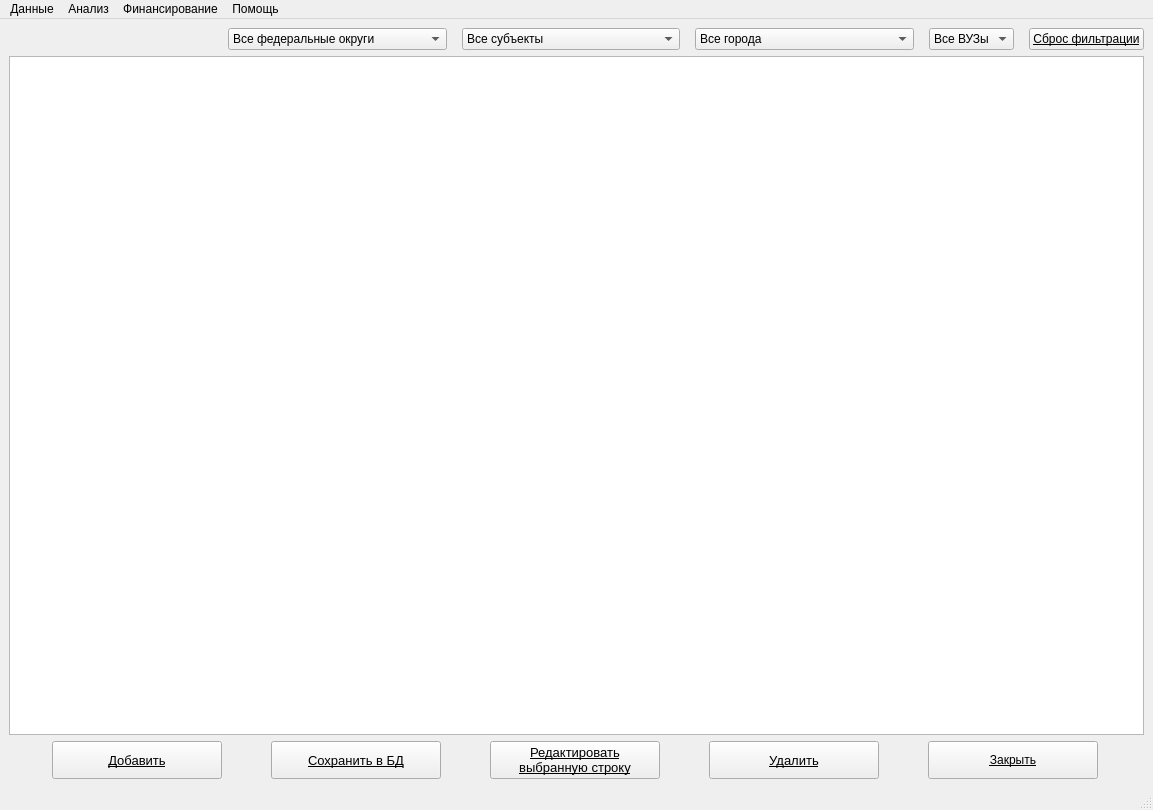
<?xml version="1.0" encoding="UTF-8"?>
<ui version="4.0">
 <class>MainWindow</class>
 <widget class="QMainWindow" name="MainWindow">
  <property name="geometry">
   <rect>
    <x>0</x>
    <y>0</y>
    <width>1153</width>
    <height>810</height>
   </rect>
  </property>
  <property name="acceptDrops">
   <bool>false</bool>
  </property>
  <property name="windowTitle">
   <string>НИР по грантам</string>
  </property>
  <property name="windowIcon">
   <iconset>
    <normaloff>png/Верблюд.png</normaloff>png/Верблюд.png</iconset>
  </property>
  <property name="windowOpacity">
   <double>1.000000000000000</double>
  </property>
  <property name="iconSize">
   <size>
    <width>30</width>
    <height>30</height>
   </size>
  </property>
  <property name="toolButtonStyle">
   <enum>Qt::ToolButtonIconOnly</enum>
  </property>
  <widget class="QWidget" name="centralwidget">
   <layout class="QGridLayout" name="gridLayout_2">
    <item row="0" column="0">
     <layout class="QGridLayout" name="gridLayout">
      <item row="0" column="0">
       <layout class="QHBoxLayout" name="horizontalLayout">
        <property name="spacing">
         <number>15</number>
        </property>
        <item>
         <spacer name="horizontalSpacer">
          <property name="orientation">
           <enum>Qt::Horizontal</enum>
          </property>
          <property name="sizeHint" stdset="0">
           <size>
            <width>40</width>
            <height>20</height>
           </size>
          </property>
         </spacer>
        </item>
        <item>
         <widget class="QComboBox" name="fedCombo">
          <property name="sizePolicy">
           <sizepolicy hsizetype="Expanding" vsizetype="Fixed">
            <horstretch>0</horstretch>
            <verstretch>0</verstretch>
           </sizepolicy>
          </property>
          <property name="currentText">
           <string>Все федеральные округи</string>
          </property>
          <item>
           <property name="text">
            <string>Все федеральные округи</string>
           </property>
          </item>
         </widget>
        </item>
        <item>
         <widget class="QComboBox" name="subCombo">
          <property name="sizePolicy">
           <sizepolicy hsizetype="Expanding" vsizetype="Fixed">
            <horstretch>0</horstretch>
            <verstretch>0</verstretch>
           </sizepolicy>
          </property>
          <property name="minimumSize">
           <size>
            <width>70</width>
            <height>0</height>
           </size>
          </property>
          <property name="currentText">
           <string>Все субъекты</string>
          </property>
          <property name="sizeAdjustPolicy">
           <enum>QComboBox::AdjustToContentsOnFirstShow</enum>
          </property>
          <item>
           <property name="text">
            <string>Все субъекты</string>
           </property>
          </item>
         </widget>
        </item>
        <item>
         <widget class="QComboBox" name="gorCombo">
          <property name="sizePolicy">
           <sizepolicy hsizetype="Expanding" vsizetype="Fixed">
            <horstretch>0</horstretch>
            <verstretch>0</verstretch>
           </sizepolicy>
          </property>
          <item>
           <property name="text">
            <string>Все города</string>
           </property>
          </item>
         </widget>
        </item>
        <item>
         <widget class="QComboBox" name="vuzCombo">
          <item>
           <property name="text">
            <string>Все ВУЗы</string>
           </property>
          </item>
         </widget>
        </item>
        <item>
         <widget class="QPushButton" name="resetFilter">
          <property name="sizePolicy">
           <sizepolicy hsizetype="Minimum" vsizetype="Minimum">
            <horstretch>0</horstretch>
            <verstretch>0</verstretch>
           </sizepolicy>
          </property>
          <property name="minimumSize">
           <size>
            <width>0</width>
            <height>0</height>
           </size>
          </property>
          <property name="maximumSize">
           <size>
            <width>200</width>
            <height>50</height>
           </size>
          </property>
          <property name="sizeIncrement">
           <size>
            <width>0</width>
            <height>0</height>
           </size>
          </property>
          <property name="baseSize">
           <size>
            <width>0</width>
            <height>0</height>
           </size>
          </property>
          <property name="font">
           <font>
            <pointsize>9</pointsize>
            <underline>true</underline>
           </font>
          </property>
          <property name="text">
           <string>Сброс фильтрации</string>
          </property>
         </widget>
        </item>
       </layout>
      </item>
      <item row="2" column="0">
       <widget class="QTableView" name="tableView">
        <property name="editTriggers">
         <set>QAbstractItemView::NoEditTriggers</set>
        </property>
        <property name="tabKeyNavigation">
         <bool>false</bool>
        </property>
        <property name="showDropIndicator" stdset="0">
         <bool>false</bool>
        </property>
        <property name="dragDropOverwriteMode">
         <bool>false</bool>
        </property>
        <property name="selectionMode">
         <enum>QAbstractItemView::ExtendedSelection</enum>
        </property>
        <property name="selectionBehavior">
         <enum>QAbstractItemView::SelectRows</enum>
        </property>
        <property name="verticalScrollMode">
         <enum>QAbstractItemView::ScrollPerPixel</enum>
        </property>
       </widget>
      </item>
      <item row="3" column="0">
       <layout class="QHBoxLayout" name="horizontalLayout_2">
        <item>
         <widget class="QPushButton" name="addBtn">
          <property name="sizePolicy">
           <sizepolicy hsizetype="Maximum" vsizetype="Maximum">
            <horstretch>0</horstretch>
            <verstretch>3</verstretch>
           </sizepolicy>
          </property>
          <property name="maximumSize">
           <size>
            <width>170</width>
            <height>70</height>
           </size>
          </property>
          <property name="font">
           <font>
            <pointsize>10</pointsize>
            <weight>50</weight>
            <italic>false</italic>
            <bold>false</bold>
            <underline>true</underline>
           </font>
          </property>
          <property name="text">
           <string>Добавить</string>
          </property>
         </widget>
        </item>
        <item>
         <widget class="QPushButton" name="saveDB">
          <property name="sizePolicy">
           <sizepolicy hsizetype="Maximum" vsizetype="Maximum">
            <horstretch>0</horstretch>
            <verstretch>3</verstretch>
           </sizepolicy>
          </property>
          <property name="maximumSize">
           <size>
            <width>170</width>
            <height>70</height>
           </size>
          </property>
          <property name="font">
           <font>
            <pointsize>10</pointsize>
            <underline>true</underline>
           </font>
          </property>
          <property name="text">
           <string>Сохранить в БД</string>
          </property>
         </widget>
        </item>
        <item>
         <widget class="QPushButton" name="changeBtn">
          <property name="sizePolicy">
           <sizepolicy hsizetype="Minimum" vsizetype="Fixed">
            <horstretch>0</horstretch>
            <verstretch>3</verstretch>
           </sizepolicy>
          </property>
          <property name="maximumSize">
           <size>
            <width>170</width>
            <height>70</height>
           </size>
          </property>
          <property name="font">
           <font>
            <pointsize>10</pointsize>
            <underline>true</underline>
           </font>
          </property>
          <property name="text">
           <string>Редактировать
выбранную строку</string>
          </property>
         </widget>
        </item>
        <item>
         <widget class="QPushButton" name="pushButton_5">
          <property name="sizePolicy">
           <sizepolicy hsizetype="Minimum" vsizetype="Fixed">
            <horstretch>0</horstretch>
            <verstretch>3</verstretch>
           </sizepolicy>
          </property>
          <property name="maximumSize">
           <size>
            <width>170</width>
            <height>70</height>
           </size>
          </property>
          <property name="font">
           <font>
            <pointsize>10</pointsize>
            <underline>true</underline>
           </font>
          </property>
          <property name="text">
           <string>Удалить</string>
          </property>
         </widget>
        </item>
        <item>
         <widget class="QPushButton" name="closeBtn">
          <property name="sizePolicy">
           <sizepolicy hsizetype="Minimum" vsizetype="Fixed">
            <horstretch>0</horstretch>
            <verstretch>0</verstretch>
           </sizepolicy>
          </property>
          <property name="maximumSize">
           <size>
            <width>170</width>
            <height>50</height>
           </size>
          </property>
          <property name="font">
           <font>
            <pointsize>9</pointsize>
            <underline>true</underline>
           </font>
          </property>
          <property name="text">
           <string>Закрыть</string>
          </property>
         </widget>
        </item>
       </layout>
      </item>
     </layout>
    </item>
   </layout>
  </widget>
  <widget class="QMenuBar" name="menubar">
   <property name="geometry">
    <rect>
     <x>0</x>
     <y>0</y>
     <width>1153</width>
     <height>26</height>
    </rect>
   </property>
   <widget class="QMenu" name="menu">
    <property name="title">
     <string>Данные</string>
    </property>
    <addaction name="action"/>
    <addaction name="action_2"/>
    <addaction name="action_3"/>
   </widget>
   <widget class="QMenu" name="menu_2">
    <property name="title">
     <string>Анализ</string>
    </property>
    <addaction name="action_4"/>
    <addaction name="action_5"/>
    <addaction name="action_6"/>
   </widget>
   <widget class="QMenu" name="menu_3">
    <property name="title">
     <string>Финансирование</string>
    </property>
   </widget>
   <widget class="QMenu" name="menu_4">
    <property name="title">
     <string>Помощь</string>
    </property>
   </widget>
   <addaction name="menu"/>
   <addaction name="menu_2"/>
   <addaction name="menu_3"/>
   <addaction name="menu_4"/>
  </widget>
  <widget class="QStatusBar" name="statusbar"/>
  <action name="action">
   <property name="text">
    <string>НИР по грантам</string>
   </property>
  </action>
  <action name="action_2">
   <property name="text">
    <string>Конкурсы</string>
   </property>
  </action>
  <action name="action_3">
   <property name="text">
    <string>ВУЗы</string>
   </property>
  </action>
  <action name="action_4">
   <property name="text">
    <string>ВУЗы</string>
   </property>
  </action>
  <action name="action_5">
   <property name="text">
    <string>Конкурсы по грантам</string>
   </property>
  </action>
  <action name="action_6">
   <property name="text">
    <string>НИР по субъектам</string>
   </property>
  </action>
 </widget>
 <resources/>
 <connections/>
</ui>
